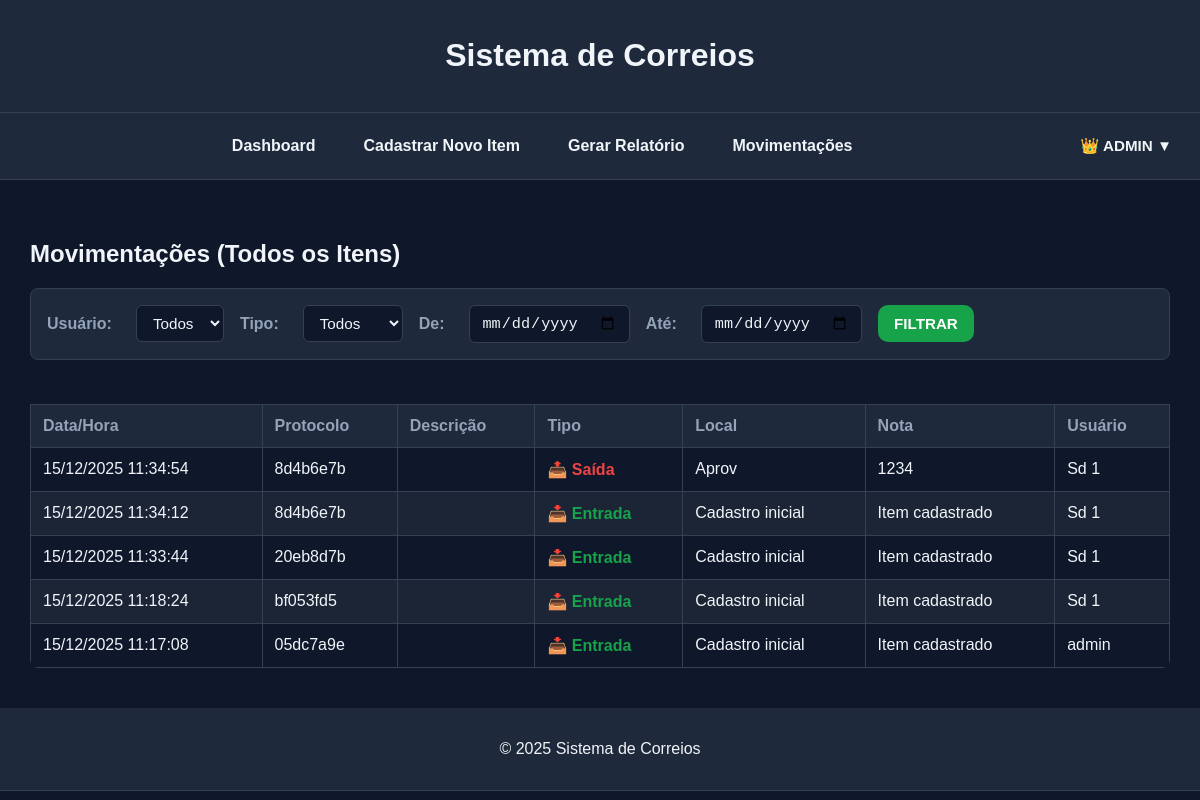
Before: /movimentacoes (signed in) with the older database file.
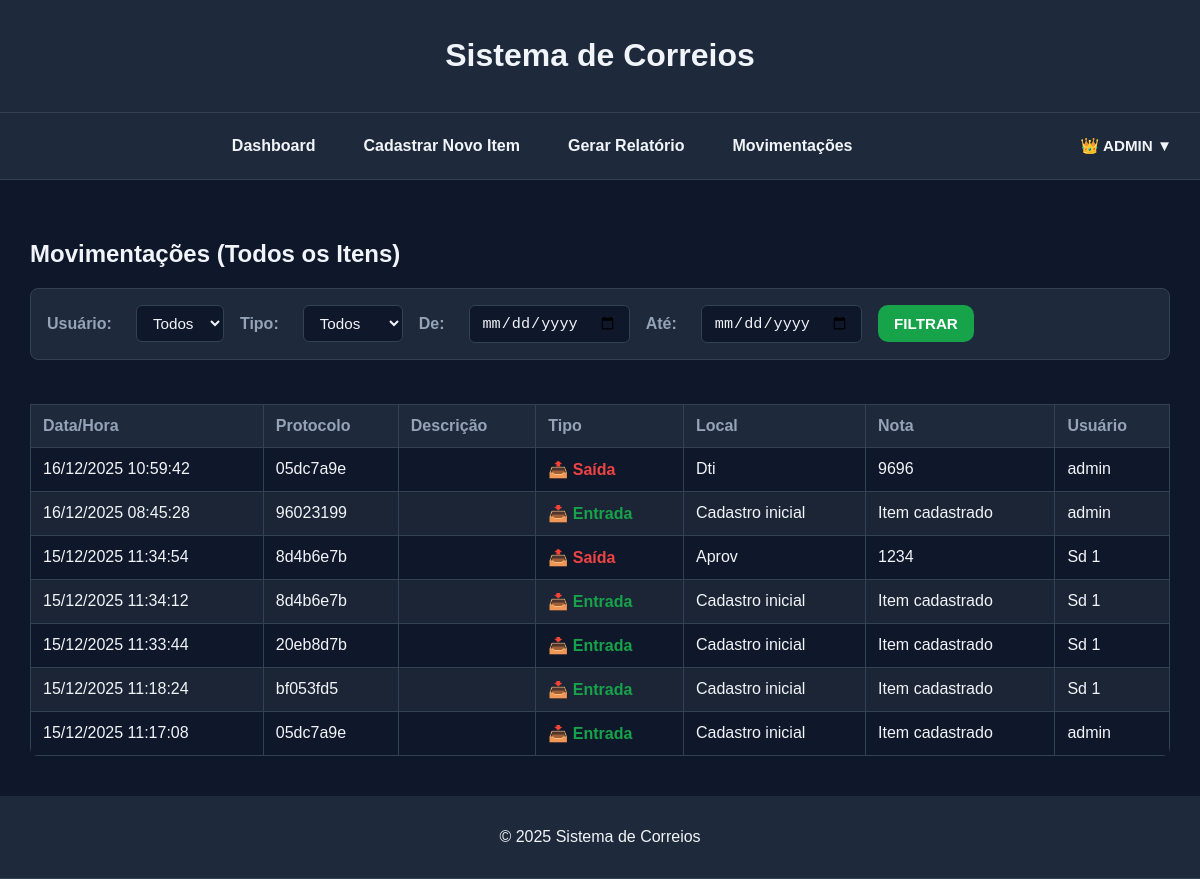
After: the same page with the newer database file.
### app.py (models this page shows, shortened)
class User(UserMixin, db.Model):
    id = db.Column(db.Integer, primary_key=True)
    username = db.Column(db.String(80), unique=True, nullable=False)
    email = db.Column(db.String(120), unique=True, nullable=False)
    password_hash = db.Column(db.String(200), nullable=False)
    role = db.Column(db.String(20), default="user")  # "user" ou "admin"

class Movement(db.Model):
    id = db.Column(db.Integer, primary_key=True)
    protocol = db.Column(db.String(50), nullable=False)
    type = db.Column(db.String(20), nullable=False)  # Entrada ou Saída
    location = db.Column(db.String(100))
    note = db.Column(db.String(200))
    created_at = db.Column(db.DateTime, default=datetime.now)
    user = db.Column(db.String(50), nullable=False)  # Novo campo: usuário responsável

### app.py (the view)
@app.route("/movimentacoes")
@login_required
def movimentacoes():
    query = Movement.query
    user_filter = request.args.get("user")
    if user_filter:
        query = query.filter_by(user=user_filter)
    type_filter = request.args.get("type")
    if type_filter:
        query = query.filter_by(type=type_filter)
    start = request.args.get("start")
    end = request.args.get("end")
    if start:
        query = query.filter(Movement.created_at >= start)
    if end:
        query = query.filter(Movement.created_at <= end)
    movements = query.order_by(Movement.created_at.desc()).all()
    users = User.query.all()  # para popular o select
    return render_template("movimentacoes.html", movements=movements, users=users)

### app.py (called while the page is built)
@login_manager.user_loader
def load_user(user_id):
    return User.query.get(int(user_id))

### templates/movimentacoes.html (shortened to what this page needs)
{% extends "base.html" %}
{% block content %}
<section class="panel-card">
  <h2>Movimentações (Todos os Itens)</h2>
  <form method="GET" action="{{ url_for('movimentacoes') }}" class="filter-form"> <label for="user">Usuário:</label> <select name="user"> <option value="">Todos</option> </select> <label for="type">Tipo:</label> <select name="type"> <option value="">Todos</option> </select> <label for="start">De:</label> <input type="date" name="start" value="{{ request.args.get('start','') }}"> <label for="end">Até:</label> <input type="date" name="end" value="{{ request.args.get('end','') }}"> <button type="submit">Filtrar</button> </form>
  {% if movements %}
    <div class="table-container">
      <table>
        <thead>
          <tr>
              <th>Data/Hora</th>
              <th>Protocolo</th>
              <th>Descrição</th>
              <th>Tipo</th>
              <th>Local</th>
              <th>Nota</th>
              <th>Usuário</th>
            </tr>
          </thead>
          <tbody>
            {% for mov in movements %}
            <tr>
              <td class="nowrap">{{ mov.created_at.strftime("%d/%m/%Y %H:%M:%S") }}</td>
              <td class="nowrap">{{ mov.protocol }}</td>
              <td>{{ mov.description or '' }}</td>
              <td class="{% if mov.type == 'Entrada' %}entrada{% else %}saida{% endif %}"> {% if mov.type == "Entrada" %} 📥 Entrada {% else %} 📤 Saída {% endif %} </td>
              <td>{{ mov.location }}</td>
              <td>{{ mov.note or '' }}</td>
              <td>{{ mov.user }}</td>
            </tr>
            {% endfor %}
        </tbody>
      </table>
    </div>
  {% else %}
    <p>Nenhuma movimentação registrada.</p>
  {% endif %}
</section>
{% endblock %}

### templates/base.html (shortened to what this page needs)
  <!DOCTYPE html>
  <html lang="pt-BR">
  <head>
      <link rel="stylesheet" href="{{ url_for('static', filename='style.css') }}">
  </head>
  <body>
  <header>
      <h1>Sistema de Correios</h1>
  </header>
  <nav>
  {% if current_user and current_user.is_authenticated %}
    <div class="nav-links">
      <a href="{{ url_for('index') }}">Dashboard</a>
      <a href="{{ url_for('new_item') }}">Cadastrar Novo Item</a>
      <a href="{{ url_for('report') }}">Gerar Relatório</a>
  {% if current_user and current_user.is_authenticated and current_user.role == "admin" %}
    <a href="{{ url_for('movimentacoes') }}">Movimentações</a>
  {% endif %}
    </div>
  {% endif %}
  <div class="nav-right">
    {% if current_user and current_user.is_authenticated %}
      <div class="user-menu">
        <button class="user-button">
          {% if current_user.role == "admin" %}
            👑 {{ current_user.username }} ▼
          {% else %}
            👤 {{ current_user.username }} ▼
          {% endif %}
        </button>
      </div>
    {% else %}
      <a href="{{ url_for('login') }}" class="btn-secondary">Login</a>
    {% endif %}
  </div>
</nav>
  <main class="content-container">
      {% block content %}{% endblock %}
    </main>
  <footer>
      <p>&copy; 2025 Sistema de Correios</p>
  </footer>
  </body>
  </html>

### static/style.css (style rules this page uses)
:root { --bg: #0f172a; --panel: #1e293b; --text: #f1f5f9; --muted: #94a3b8; --border: #334155; --primary: #16a34a; --primary-dark: #15803d; --danger: #ef4444; --danger-dark: #b91c1c; --info: #3b82f6; --info-dark: #1e40af; }
body { background-color: var(--bg); color: var(--text); font-family: Arial, sans-serif; margin: 0; padding: 0; }
header, footer { background-color: var(--panel); padding: 16px; text-align: center; border-bottom: 1px solid var(--border); }
nav { background-color: var(--panel); padding: 16px; display: flex; align-items: center; border-bottom: 1px solid var(--border); }
.nav-links { flex: 1; display: flex; justify-content: center; gap: 24px; flex-wrap: wrap; }
.nav-right { margin-left: auto; }
nav a { color: var(--text); text-decoration: none; font-weight: bold; padding: 8px 12px; border-radius: 6px; }
.user-menu { position: relative; display: inline-block; }
.user-button { background: transparent; border: none; color: var(--text); font-weight: bold; cursor: pointer; padding: 8px 12px; border-radius: 6px; }
main { padding: 40px 20px; max-width: 95vw; margin: 0 auto; }
button, .btn-primary, .btn-secondary, a.btn-primary, a.btn-secondary, a.btn-out, a.btn-in, a.btn-info { font-family: Arial, sans-serif; font-size: 0.95rem; font-weight: bold; text-transform: uppercase; padding: 10px 16px; border-radius: 10px; cursor: pointer; transition: background 0.3s ease, color 0.3s ease, border-color 0.3s ease; text-decoration: none; display: inline-block; }
.btn-primary, a.btn-primary, a.btn-in, .filter-form button { background-color: var(--primary); color: #fff; border: none; }
.entrada { color: var(--primary); font-weight: bold; }
.saida { color: var(--danger); font-weight: bold; }
.table-container { max-height: 75vh; max-width: 100%; margin: 0 auto; overflow-y: auto; overflow-x: auto; border-radius: 8px; }
table { width: 100%; border-collapse: collapse; margin-top: 20px; }
th, td { padding: 12px; border: 1px solid var(--border); text-align: left; }
th { background-color: var(--panel); color: var(--muted); position: sticky; top: 0; }
tr:nth-child(even) { background-color: #1c2536; }
.filter-form { display: flex; flex-wrap: wrap; gap: 1rem; align-items: center; margin-bottom: 1.5rem; padding: 1rem; background-color: var(--panel); border: 1px solid var(--border); border-radius: 8px; color: var(--text); }
.filter-form label { font-weight: bold; color: var(--muted); margin-right: 0.5rem; }
.filter-form select, .filter-form input[type="date"] { padding: 8px 12px; border: 1px solid var(--border); border-radius: 6px; background-color: var(--bg); color: var(--text); font-size: 0.95rem; }

Changed rows visible on the page:
added Movement: created_at "16/12/2025 10:59:42", protocol "05dc7a9e", type "📤 Saída", location "Dti", note "9696", user "admin"
added Movement: created_at "16/12/2025 08:45:28", protocol "96023199", type "📥 Entrada", location "Cadastro inicial", note "Item cadastrado", user "admin"
